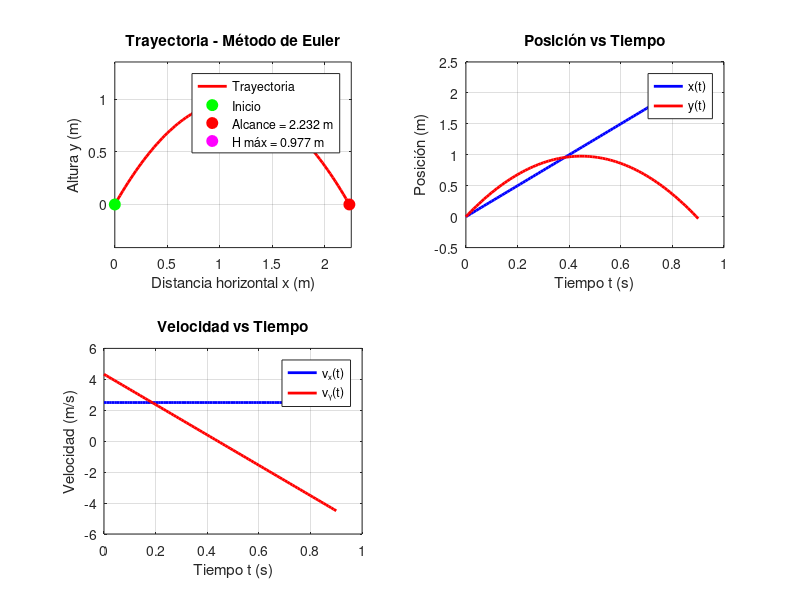

MATLAB code to generate this figure: (Note: this script raises an error after producing the figure.)
% EJERCICIO 2: Aplicar el método de Euler para encontrar el alcance

clear all; clc; close all;

% Constantes y condiciones iniciales
g = 9.81;           % aceleración gravitacional (m/s²)
v0 = 5;             % velocidad inicial (m/s)
alpha0_deg = 60;    % ángulo inicial en grados
alpha0 = alpha0_deg * pi/180;  % ángulo inicial en radianes

fprintf('=== EJERCICIO 2: MÉTODO DE EULER ===\n');
fprintf('Condiciones iniciales:\n');
fprintf('v₀ = %.1f m/s\n', v0);
fprintf('α₀ = %.0f°\n', alpha0_deg);
fprintf('\n');

% Componentes iniciales de velocidad
v0x = v0 * cos(alpha0);
v0y = v0 * sin(alpha0);

fprintf('Componentes iniciales de velocidad:\n');
fprintf('v₀ₓ = %.3f m/s\n', v0x);
fprintf('v₀ᵧ = %.3f m/s\n', v0y);
fprintf('\n');

% Tamaño de paso inicial
h = 0.01;  % paso de tiempo en segundos

fprintf('Aplicando método de Euler con h = %.3f s\n', h);
fprintf('Ecuaciones diferenciales:\n');
fprintf('dx/dt = vₓ\n');
fprintf('dy/dt = vᵧ\n');
fprintf('dvₓ/dt = 0\n');
fprintf('dvᵧ/dt = -g\n');
fprintf('\n');

% Condiciones iniciales para Euler
t = 0;
x = 0;
y = 0;
vx = v0x;
vy = v0y;

% Vectores para almacenar la trayectoria
t_vec = [t];
x_vec = [x];
y_vec = [y];
vx_vec = [vx];
vy_vec = [vy];

% Contador de iteraciones
iteracion = 0;

fprintf('Iteraciones del método de Euler:\n');
fprintf('%-8s %-10s %-10s %-10s %-10s %-10s\n', 'Iter', 't (s)', 'x (m)', 'y (m)', 'vₓ (m/s)', 'vᵧ (m/s)');
fprintf('%-8s %-10s %-10s %-10s %-10s %-10s\n', '----', '------', '------', '------', '--------', '--------');

% Mostrar condiciones iniciales
fprintf('%-8d %-10.3f %-10.3f %-10.3f %-10.3f %-10.3f\n', iteracion, t, x, y, vx, vy);

% Integración con método de Euler
while y >= 0 || iteracion == 0  % Continuar hasta que y < 0
    % Método de Euler: y_{n+1} = y_n + h * f(t_n, y_n)

    % Actualizar posición usando las velocidades actuales
    x_new = x + vx * h;
    y_new = y + vy * h;

    % Actualizar velocidades usando las aceleraciones
    vx_new = vx + 0 * h;      % ax = 0 (no hay aceleración horizontal)
    vy_new = vy + (-g) * h;   % ay = -g (aceleración gravitacional)

    % Actualizar tiempo
    t_new = t + h;

    % Guardar valores anteriores
    t_anterior = t;
    x_anterior = x;
    y_anterior = y;

    % Actualizar variables
    t = t_new;
    x = x_new;
    y = y_new;
    vx = vx_new;
    vy = vy_new;

    % Almacenar en vectores
    t_vec = [t_vec, t];
    x_vec = [x_vec, x];
    y_vec = [y_vec, y];
    vx_vec = [vx_vec, vx];
    vy_vec = [vy_vec, vy];

    iteracion = iteracion + 1;

    % Mostrar cada 10 iteraciones para no saturar la salida
    if mod(iteracion-1, 10) == 0 || iteracion <= 5
        fprintf('%-8d %-10.3f %-10.3f %-10.3f %-10.3f %-10.3f\n', iteracion, t, x, y, vx, vy);
    end

    % Detectar cuando cruza y = 0
    if iteracion > 1 && y_anterior > 0 && y < 0
        % Interpolación lineal para encontrar el punto exacto donde y = 0
        factor = -y_anterior / (y - y_anterior);
        t_impacto = t_anterior + factor * (t - t_anterior);
        x_impacto = x_anterior + factor * (x - x_anterior);

        fprintf('%-8s %-10s %-10s %-10s %-10s %-10s\n', '...', '...', '...', '...', '...', '...');
        fprintf('%-8s %-10.3f %-10.3f %-10.3f %-10s %-10s\n', 'Impacto', t_impacto, x_impacto, 0.0, '---', '---');

        break;
    end

    % Seguridad: evitar bucle infinito
    if iteracion > 10000
        fprintf('Máximo de iteraciones alcanzado\n');
        break;
    end
end

% Resultados
fprintf('\n=== RESULTADOS DEL MÉTODO DE EULER ===\n');
fprintf('Número total de iteraciones: %d\n', iteracion);
fprintf('Tiempo de vuelo: %.3f s\n', t_impacto);
fprintf('Alcance: %.6f m\n', x_impacto);

% Altura máxima (encontrar el máximo en la trayectoria)
[h_max_euler, idx_max] = max(y_vec);
t_h_max = t_vec(idx_max);
x_h_max = x_vec(idx_max);
fprintf('Altura máxima: %.3f m\n', h_max_euler);
fprintf('Tiempo para altura máxima: %.3f s\n', t_h_max);
fprintf('Posición horizontal de altura máxima: %.3f m\n', x_h_max);

% Gráficas
figure(1);

% Subplot 1: Trayectoria
subplot(2,2,1);
plot(x_vec, y_vec, 'r-', 'LineWidth', 2);
hold on;
plot(0, 0, 'go', 'MarkerSize', 8, 'MarkerFaceColor', 'g');
plot(x_impacto, 0, 'ro', 'MarkerSize', 8, 'MarkerFaceColor', 'r');
plot(x_h_max, h_max_euler, 'mo', 'MarkerSize', 8, 'MarkerFaceColor', 'm');
xlabel('Distancia horizontal x (m)');
ylabel('Altura y (m)');
title('Trayectoria - Método de Euler');
legend('Trayectoria', 'Inicio', sprintf('Alcance = %.3f m', x_impacto), ...
       sprintf('H máx = %.3f m', h_max_euler), 'Location', 'northeast');
grid on;
axis equal;

% Subplot 2: Posición vs tiempo
subplot(2,2,2);
plot(t_vec, x_vec, 'b-', 'LineWidth', 2);
hold on;
plot(t_vec, y_vec, 'r-', 'LineWidth', 2);
xlabel('Tiempo t (s)');
ylabel('Posición (m)');
title('Posición vs Tiempo');
legend('x(t)', 'y(t)', 'Location', 'best');
grid on;

% Subplot 3: Velocidad vs tiempo
subplot(2,2,3);
plot(t_vec, vx_vec, 'b-', 'LineWidth', 2);
hold on;
plot(t_vec, vy_vec, 'r-', 'LineWidth', 2);
xlabel('Tiempo t (s)');
ylabel('Velocidad (m/s)');
title('Velocidad vs Tiempo');
legend('vₓ(t)', 'vᵧ(t)', 'Location', 'best');
grid on;

% Subplot 4: Información del método
subplot(2,2,4);
axis off;
info_text = {
    'MÉTODO DE EULER';
    '';
    sprintf('Paso h = %.3f s', h);
    sprintf('Iteraciones: %d', iteracion);
    '';
    'RESULTADOS:';
    sprintf('Alcance = %.3f m', x_impacto);
    sprintf('Tiempo = %.3f s', t_impacto);
    sprintf('H máx = %.3f m', h_max_euler);
    '';
    'ECUACIONES USADAS:';
    'xₙ₊₁ = xₙ + vₓ·h';
    'yₙ₊₁ = yₙ + vᵧ·h';
    'vₓₙ₊₁ = vₓₙ';
    'vᵧₙ₊₁ = vᵧₙ - g·h'
};
text(0.1, 0.9, info_text, 'FontSize', 10, 'VerticalAlignment', 'top', ...
     'FontFamily', 'monospace', 'BackgroundColor', [0.95 0.95 0.95]);

sgtitle(sprintf('Análisis con Método de Euler (v₀=%.1f m/s, α₀=%.0f°)', v0, alpha0_deg));

fprintf('\n=== RESULTADO DEL EJERCICIO 2 ===\n');
fprintf('El alcance calculado con método de Euler es: %.3f m\n', x_impacto);
fprintf('====================================\n');
